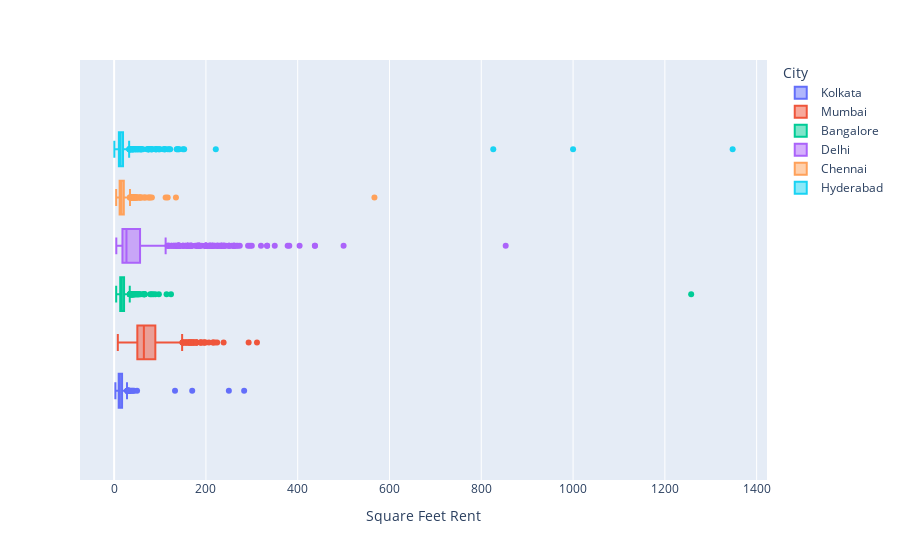

Notebook code for this chart:
### Code cell
fig = px.box(df, x="Square Feet Rent", color="City")
fig.show()

### Figure 1 — Plotly figure (JSON) as saved in the notebook; plotly's stock layout.template omitted (floating-point values rounded to 4 significant figures; data arrays with more than 128 entries replaced by an {"elided": "..."} marker saying what was removed)
{"data": [{"alignmentgroup": "True", "hovertemplate": "City=Kolkata<br>Square Feet Rent=%{x}<extra></extra>", "legendgroup": "Kolkata", "marker": {"color": "#636efa"}, "name": "Kolkata", "notched": false, "offsetgroup": "Kolkata", "orientation": "h", "showlegend": true, "type": "box", "x": {"elided": "524 float values"}, "x0": " ", "xaxis": "x", "y0": " ", "yaxis": "y"}, {"alignmentgroup": "True", "hovertemplate": "City=Mumbai<br>Square Feet Rent=%{x}<extra></extra>", "legendgroup": "Mumbai", "marker": {"color": "#EF553B"}, "name": "Mumbai", "notched": false, "offsetgroup": "Mumbai", "orientation": "h", "showlegend": true, "type": "box", "x": {"elided": "972 float values"}, "x0": " ", "xaxis": "x", "y0": " ", "yaxis": "y"}, {"alignmentgroup": "True", "hovertemplate": "City=Bangalore<br>Square Feet Rent=%{x}<extra></extra>", "legendgroup": "Bangalore", "marker": {"color": "#00cc96"}, "name": "Bangalore", "notched": false, "offsetgroup": "Bangalore", "orientation": "h", "showlegend": true, "type": "box", "x": {"elided": "886 float values"}, "x0": " ", "xaxis": "x", "y0": " ", "yaxis": "y"}, {"alignmentgroup": "True", "hovertemplate": "City=Delhi<br>Square Feet Rent=%{x}<extra></extra>", "legendgroup": "Delhi", "marker": {"color": "#ab63fa"}, "name": "Delhi", "notched": false, "offsetgroup": "Delhi", "orientation": "h", "showlegend": true, "type": "box", "x": {"elided": "605 float values"}, "x0": " ", "xaxis": "x", "y0": " ", "yaxis": "y"}, {"alignmentgroup": "True", "hovertemplate": "City=Chennai<br>Square Feet Rent=%{x}<extra></extra>", "legendgroup": "Chennai", "marker": {"color": "#FFA15A"}, "name": "Chennai", "notched": false, "offsetgroup": "Chennai", "orientation": "h", "showlegend": true, "type": "box", "x": {"elided": "891 float values"}, "x0": " ", "xaxis": "x", "y0": " ", "yaxis": "y"}, {"alignmentgroup": "True", "hovertemplate": "City=Hyderabad<br>Square Feet Rent=%{x}<extra></extra>", "legendgroup": "Hyderabad", "marker": {"color": "#19d3f3"}, "name": "Hyderabad", "notched": false, "offsetgroup": "Hyderabad", "orientation": "h", "showlegend": true, "type": "box", "x": {"elided": "868 float values"}, "x0": " ", "xaxis": "x", "y0": " ", "yaxis": "y"}], "layout": {"boxmode": "group", "legend": {"title": {"text": "City"}, "tracegroupgap": 0}, "margin": {"t": 60}, "xaxis": {"anchor": "y", "domain": [0, 1], "title": {"text": "Square Feet Rent"}}, "yaxis": {"anchor": "x", "domain": [0, 1]}}}
